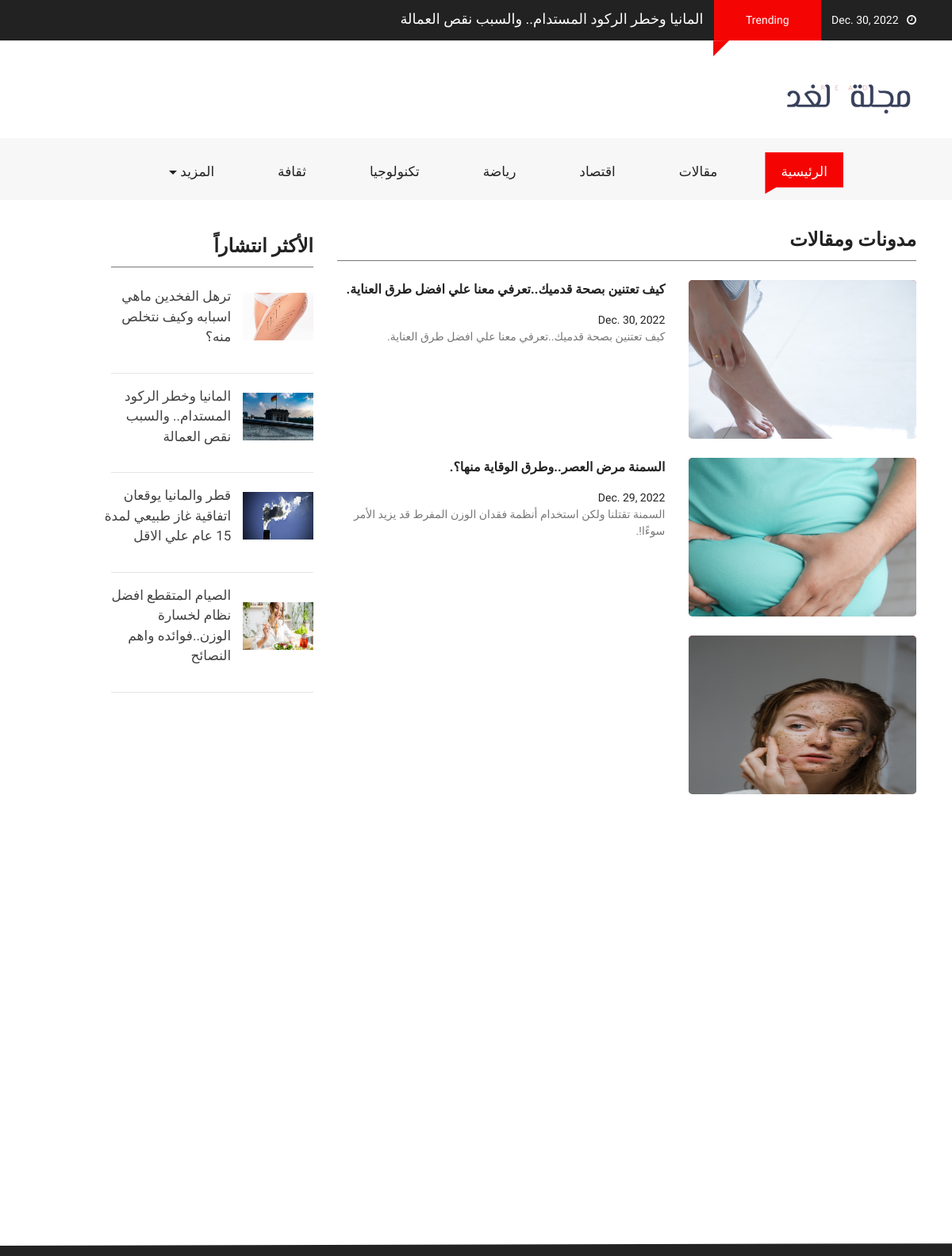
Screenshot of /blog/ with the database file from the repository.
### main/models.py (models this page shows, shortened)
class New(models.Model):
    type_post = [
        ('News','News'),
        ('Blogs','Blogs'),
    ]
    choices= [
        ('ثقافة','ثقافة'),
        ('اقتصاد','اقتصاد'),
        ('رياضة','رياضة'),
        ('صحةوجمال','صحةوجمال'),
        ('تكنولوجيا','تكنولوجيا'),
    ]
    title = models.CharField(max_length=100)
    author = models.CharField(max_length=20,null=True, blank=True)
    image = models.ImageField()
    date_post = models.DateField(null=True, blank=True)
    short_decsription = models.CharField(max_length=100)
    long_decsription = models.TextField(default='DESC')
    type = models.CharField(max_length=50, choices=type_post,default='Blogs')
    most_popular = models.BooleanField(default=False)
    trending = models.BooleanField(default=False)
    main = models.BooleanField(default=False)
    main2 = models.BooleanField(default=False)
    cate = models.CharField(choices=choices,max_length=12)

### main/views.py (the view)
# urls.py: path('blog/', views.blogs, name='blog'),
def blogs(request):
    blogs = New.objects.filter(type='Blogs').order_by('-date_post')
    date_now  = datetime.datetime.now()
    context={
        'blog':blogs,
        'most':most,
        'trend':trend,
        'D_N':date_now.date(),
        'mostrend':trend[0]
    }
    return render(request,'main/blog.html',context)

### templates/main/blog.html (shortened to what this page needs)
{% extends "./layout.html" %}
{% load static %}
{% block content %}
<div class="container-fluid pb-4 pt-4 paddding">
    <div class="container paddding">
        <div class="row mx-0">
            <div class="col-md-8 animate-box" data-animate-effect="fadeInLeft">
                <div>
                    <div class="fh5co_heading fh5co_heading_border_bottom py-2 mb-4" style="font-weight: bold;" >مدونات ومقالات</div>
                </div>
                {% for bl in blog %}
                {% if   not bl.most_popular and  not bl.trending %}
                <div class="row pb-4 more">
                    <div class="col-md-5">
                        <a href="{% url 'main:page' bl.id %}">
                        <div class="fh5co_hover_news_img">
                            <div class="fh5co_news_img"><img src="{{bl.image.url}}" alt=""/></div>
                        </div>
                        </a>
                    </div>
                    <div class="col-md-7 animate-box">
                        <a href="{% url 'main:page' bl.id %}" class="fh5co_magna py-2"> {{bl.title}}. <br> </a> <a href="{% url 'main:page' bl.id %}" class="fh5co_mini_time py-3">
                        {{bl.date_post}}
                        <div class="fh5co_consectetur"> {{bl.short_decsription}}.
                        </div></a>
                    </div>
                </div>
                {% endif %}
                {% endfor %}
            </div>
            <div class="col-md-3 animate-box" data-animate-effect="fadeInRight">
                <div>
                    <div class="fh5co_heading fh5co_heading_border_bottom pt-3 py-2 mb-4" style="font-weight: bold;">الأكثر انتشاراً</div>
                </div>
                {% for ne in most  %}
                    {% if ne.most_popular %}
                <div class="row pb-3 ">
                    <div class="col-5 align-self-center">
                        <a href="{% url 'main:page' ne.id %}">  <img src="{{ne.image.url}}" alt="img" class="fh5co_most_trading"/>
                    </div></a>
                    <div class="col-7 paddding">
                        <a href="{% url 'main:page' ne.id %}" class="d-block fh5co_small_post_heading"><span class="">{{ne.title}}</span>
                    </div></a>
                </div>
                <hr>
                {% endif %}
                {% endfor %}
            </div>
        </div>
    </div>
</div>
<div class="container-fluid pb-4 pt-5">
</div>
{%endblock%}

### templates/main/layout.html (shortened to what this page needs)
{% load static %}
<!DOCTYPE html>
<html lang="en" class="no-js">
<head>
    <link href="{% static 'css/media_query.css' %}" rel="stylesheet" type="text/css"/>
    <link href="{% static 'css/bootstrap.css' %}" rel="stylesheet" type="text/css"/>
    <link href="https://maxcdn.bootstrapcdn.com/font-awesome/4.7.0/css/font-awesome.min.css" rel="stylesheet"
>
    <link href="{% static 'css/animate.css' %}" rel="stylesheet" type="text/css"/>
    <link href="{% static 'css/owl.carousel.css' %}" rel="stylesheet" type="text/css"/>
    <link href="{% static 'css/owl.theme.default.css' %}" rel="stylesheet" type="text/css"/>
    <link href="{% static 'css/style_1.css' %}" rel="stylesheet" type="text/css"/>
</head>
<body class="{% block class %}{%endblock%}" dir="rtl">
<div class="container-fluid fh5co_header_bg">
    <div class="container">
        <div class="row" >
            <div class="col-12 fh5co_mediya_center"><a href="" class="color_fff fh5co_mediya_setting" dir="rtl"><i
                    class="fa fa-clock-o"></i>&nbsp;&nbsp;&nbsp;{{D_N}}</a>
                <div class="d-inline-block fh5co_trading_posotion_relative"><a href="" class="treding_btn">Trending</a>
                    <div class="fh5co_treding_position_absolute"></div>
                </div>
                <a href="{% url 'main:page' mostrend.id %}" class="color_fff fh5co_mediya_setting" style= "font-size:18px">{{mostrend.title}}</a>
            </div>
        </div>
    </div>
</div>
<div class="container-fluid">
    <div class="container">
        <div class="row">
            <div class="col-12 col-md-3 fh5co_padding_menu" >
                <img style= "width:200px;" src="/media/logo.png" alt="img" class="fh5co_logo_width"/>
            </div>
            </div>
        </div>
    </div>
<div class="container-fluid bg-faded fh5co_padd_mediya padding_786">
    <div class="container padding_786">
        <nav class="navbar navbar-toggleable-md navbar-light ">
            <div class="collapse navbar-collapse" id="navbarSupportedContent">
                <ul class="navbar-nav mr-auto" style= "font-size : 17px">
                    <li class="nav-item active">
                        <a class="nav-link" href="{% url 'main:index'%}">الرئيسية <span class="sr-only">(current)</span></a>
                    </li>
                    <li class="nav-item ">
                        <a class="nav-link" href="{% url 'main:blog'%}">مقالات <span class="sr-only">(current)</span></a>
                    </li>
                    <li class="nav-item ">
                        <a class="nav-link" href="{% url 'main:section' 'اقتصاد' %}">اقتصاد <span class="sr-only">(current)</span></a>
                    </li>
                    <li class="nav-item ">
                        <a class="nav-link" href="{% url 'main:section' 'رياضة' %}">رياضة <span class="sr-only">(current)</span></a>
                    </li>
                    <li class="nav-item ">
                        <a class="nav-link" href="{% url 'main:section' 'تكنولوجيا' %}">تكنولوجيا <span class="sr-only">(current)</span></a>
                    </li>
                    <li class="nav-item ">
                        <a class="nav-link" href="{% url 'main:section' 'ثقافة' %}">ثقافة<span class="sr-only">(current)</span></a>
                    </li>
                    <li class="nav-item dropdown">
                        <a class="nav-link dropdown-toggle" href="#" id="dropdownMenuButton2" data-toggle="dropdown"
                           aria-haspopup="true" aria-expanded="false">المزيد <span class="sr-only">(current)</span></a>
                    </li>
                </ul>
            </div>
        </nav>
    </div>
</div>
{% block content %} {% endblock %}
<div class="container-fluid fh5co_footer_bg pb-3">
</body>
</html>

### main/static/css/style_1.css (style rules this page uses)
a,a:hover { color:#f50404 }
.fh5co_header_bg { background:#222;color:#fff }
.color_fff { color:#fff !important }
.treding_btn { background:#f50404;color:#fff;margin:0 10px;display:inline-block;padding:15px 40px }
.fh5co_trading_posotion_relative { position:relative }
.fh5co_treding_position_absolute { -webkit-clip-path:polygon(0 1%, 100% 0, 0 100%, 0% 100%);-moz-clip-path:polygon(0 1%, 100% 0, 0 100%, 0% 100%);-ms-clip-path:polygon(0 1%, 100% 0, 0 100%, 0% 100%);clip-path:polygon(0 1%, 100% 0, 0 100%, 0% 100%);height:20px;width:20px;background:#f50404;position:absolute;left:9px }
.fh5co_logo_width { width:130px }
.navbar-light .navbar-nav .open>.nav-link,.navbar-light .navbar-nav .active>.nav-link,.navbar-light .navbar-nav .nav-link.open,.navbar-light .navbar-nav .nav-link.active { color:#fff !important;padding-top:12px !important;padding-bottom:15px !important;padding-left:20px !important;padding-right:20px !important;margin:0 20px !important;-moz-transition:all .5s ease;-o-transition:all .5s ease;-webkit-transition:all .5s ease;-ms-transition:all .5s ease;transition:all .5s ease;background:#f50404 !important;-webkit-clip-path:polygon(100% 0, 100% 85%, 14% 85%, 0 100%, 0% 60%, 0 0);-moz-clip-path:polygon(100% 0, 100% 85%, 14% 85%, 0 100%, 0% 60%, 0 0);-ms-clip-path:polygon(100% 0, 100% 85%, 14% 85%, 0 100%, 0% 60%, 0 0);clip-path:polygon(100% 0, 100% 85%, 14% 85%, 0 100%, 0% 60%, 0 0) }
.navbar-light .navbar-nav .nav-link { color:#222 !important;padding-top:12px !important;padding-bottom:15px !important;padding-left:20px !important;padding-right:20px !important;margin:0 20px !important;-moz-transition:all .5s ease;-o-transition:all .5s ease;-webkit-transition:all .5s ease;-ms-transition:all .5s ease;transition:all .5s ease;position:relative !important;-webkit-clip-path:polygon(100% 0, 100% 85%, 14% 85%, 0 100%, 0% 60%, 0 0);-moz-clip-path:polygon(100% 0, 100% 85%, 14% 85%, 0 100%, 0% 60%, 0 0);-ms-clip-path:polygon(100% 0, 100% 85%, 14% 85%, 0 100%, 0% 60%, 0 0);clip-path:polygon(100% 0, 100% 85%, 14% 85%, 0 100%, 0% 60%, 0 0) }
.fh5co_padding_menu { padding:20px 0 }
.fh5co_padd_mediya { padding-top:10px }
.paddding { padding-left:0 !important;padding-right:0 !important }
.fh5co_heading { font-size:20px;color:#424040 }
.fh5co_heading_border_bottom { border-bottom:1px solid #777 }
.fh5co_news_img { height:200px;-webkit-border-radius:5px;-moz-border-radius:5px;-ms-border-radius:5px;border-radius:5px;overflow:hidden;position:relative;top:0;-webkit-box-shadow:inset 0 2px 3px 1px;-moz-box-shadow:inset 0 2px 3px 1px;-o-box-shadow:inset 0 2px 3px 1px;box-shadow:inset 0 2px 3px 1px;-moz-transition:all all 0.5s ease;-o-transition:all all 0.5s ease;-webkit-transition:all all 0.5s ease;-ms-transition:all all 0.5s ease;transition:all all 0.5s ease }
.fh5co_news_img>img { height:260px;min-width:100% }
.fh5co_small_post_heading { font-size:17px;color:#424040;-moz-transition:all all 0.5s ease;-o-transition:all all 0.5s ease;-webkit-transition:all all 0.5s ease;-ms-transition:all all 0.5s ease;transition:all all 0.5s ease }
.fh5co_magna { font-size:16px;color:#222 !important;font-weight:800 }
.fh5co_mini_time { font-size:14px;color:#222;display:inline-block }
.fh5co_consectetur { font-size:14px;color:#777 }
.fh5co_most_trading { height:60px;width:100% }
.fh5co_footer_bg { background:#222;color:#fff;-webkit-clip-path:polygon(0 17%, 100% 0, 100% 100%, 0% 100%);clip-path:polygon(0 17%, 100% 0, 100% 100%, 0% 100%) }
.fh5co_heading { font-size:24px;color:#222 }
.js .animate-box { opacity:0 }
.more { display: none; }
.more:nth-child(1), .more:nth-child(2), .more:nth-child(3), .more:nth-child(4) { display: flex; }

### rows the page displays
New: date_post "Dec. 30, 2022", image (picture), title "كيف تعتنين بصحة قدميك..تعرفي معنا علي افضل طرق العناية", short_decsription "كيف تعتنين بصحة قدميك..تعرفي معنا علي افضل طرق العناية"
New: title "المانيا وخطر الركود المستدام.. والسبب نقص العمالة", image (picture)
New: image (picture), title "السمنة مرض العصر..وطرق الوقاية منها؟", date_post "Dec. 29, 2022", short_decsription "السمنة تقتلنا ولكن استخدام أنظمة فقدان الوزن المفرط قد يزيد الأمر سوءًا!"
New: image (picture)
New: image (picture), title "ترهل الفخدين ماهي اسبابه وكيف نتخلص منه؟"
New: image (picture), title "قطر والمانيا يوقعان اتفاقية غاز طبيعي لمدة 15 عام علي الاقل"
New: image (picture), title "الصيام المتقطع افضل نظام لخسارة الوزن..فوائده واهم النصائح"
